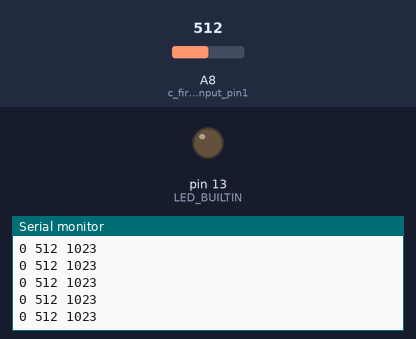
The sketch below on a simulated Arduino Mega 2560, built with avr-gcc and run on an emulated ATmega2560. On the bench: output pins drawn as LEDs (lit = HIGH), the last lines printed to the serial monitor. The inputs (shaded band) are chosen by the test bench; at power-on: A8 (c_first_input_pin1) = 512.

Above: at 1.2 s.
1.3 s: A8 (c_first_input_pin1) set to 987
At 2.0 s:
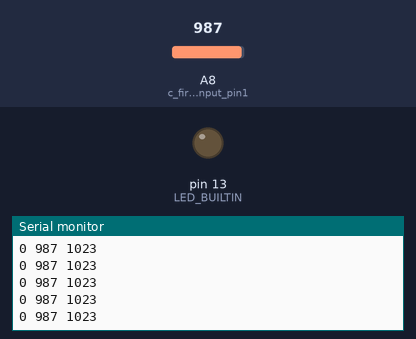
2.8 s: A8 (c_first_input_pin1) set to 1017
At 3.4 s:
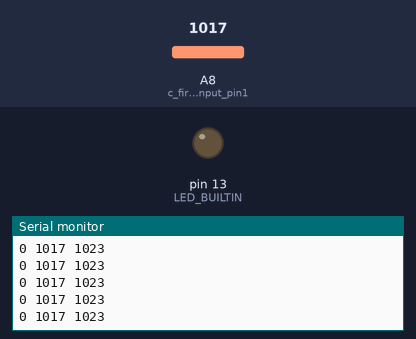
Timing chart, 0 to 5.8 s (numbered marks = the images above; inputs shaded):
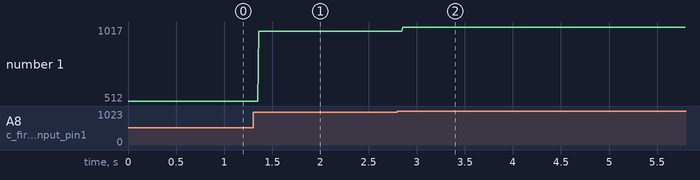

Measured:
- after the input at 1.3 s, the serial monitor: prints a new line after 0.06 s (image 1)
- after the input at 2.8 s, the serial monitor: prints a new line after 0.06 s (image 2)
- plotted number 1: 512 → 987 after the input at 1.3 s, 987 → 1017 after the input at 2.8 s

The sketch:

AnalogTest.ino
```cpp
void setup() {
  int c_first_input_pin1 = A8;
  int c_last_input_pin1 = A8;

  for (int i = c_first_input_pin1; i <= c_last_input_pin1; i++) {
    pinMode(i, INPUT);
  }
  pinMode(LED_BUILTIN, OUTPUT);
  digitalWrite(LED_BUILTIN, LOW);
  Serial.begin(9600);
}

void loop() {
  Serial.print(0);
  Serial.print(" ");
  //Serial.print(analogRead(A0));
  //Serial.print(" ");
  //Serial.print(analogRead(A7));
  //Serial.print(" ");
  Serial.print(analogRead(A8));
  Serial.print(" ");
  Serial.println(1023);
  delay(10);
}
```
